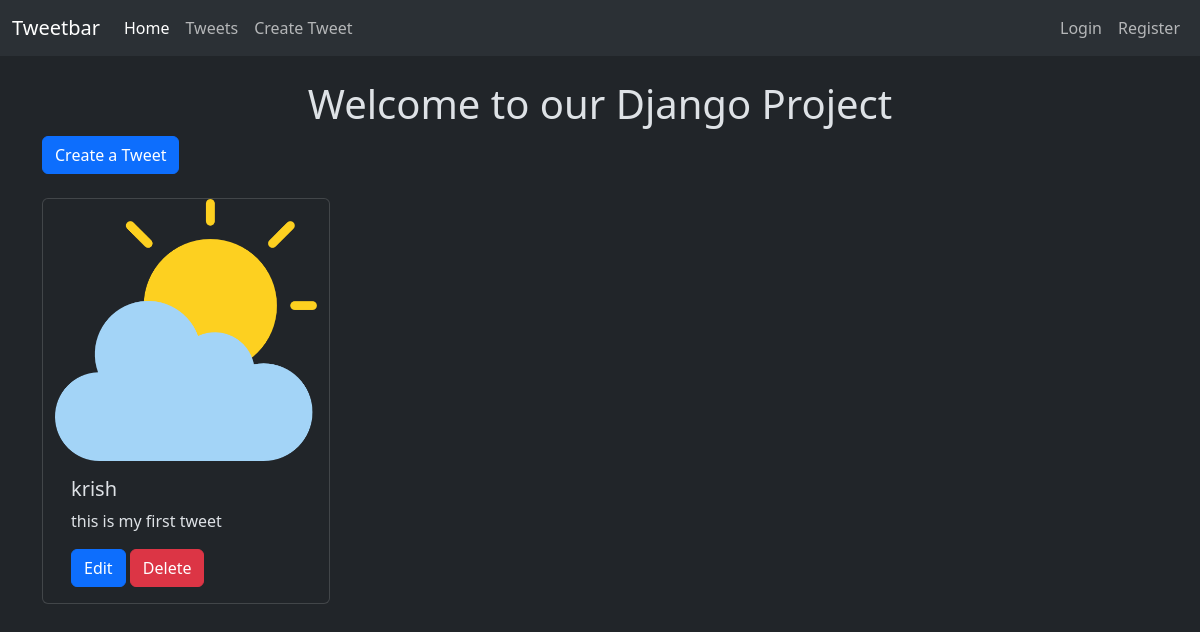
The app's page /tweet/, older data.
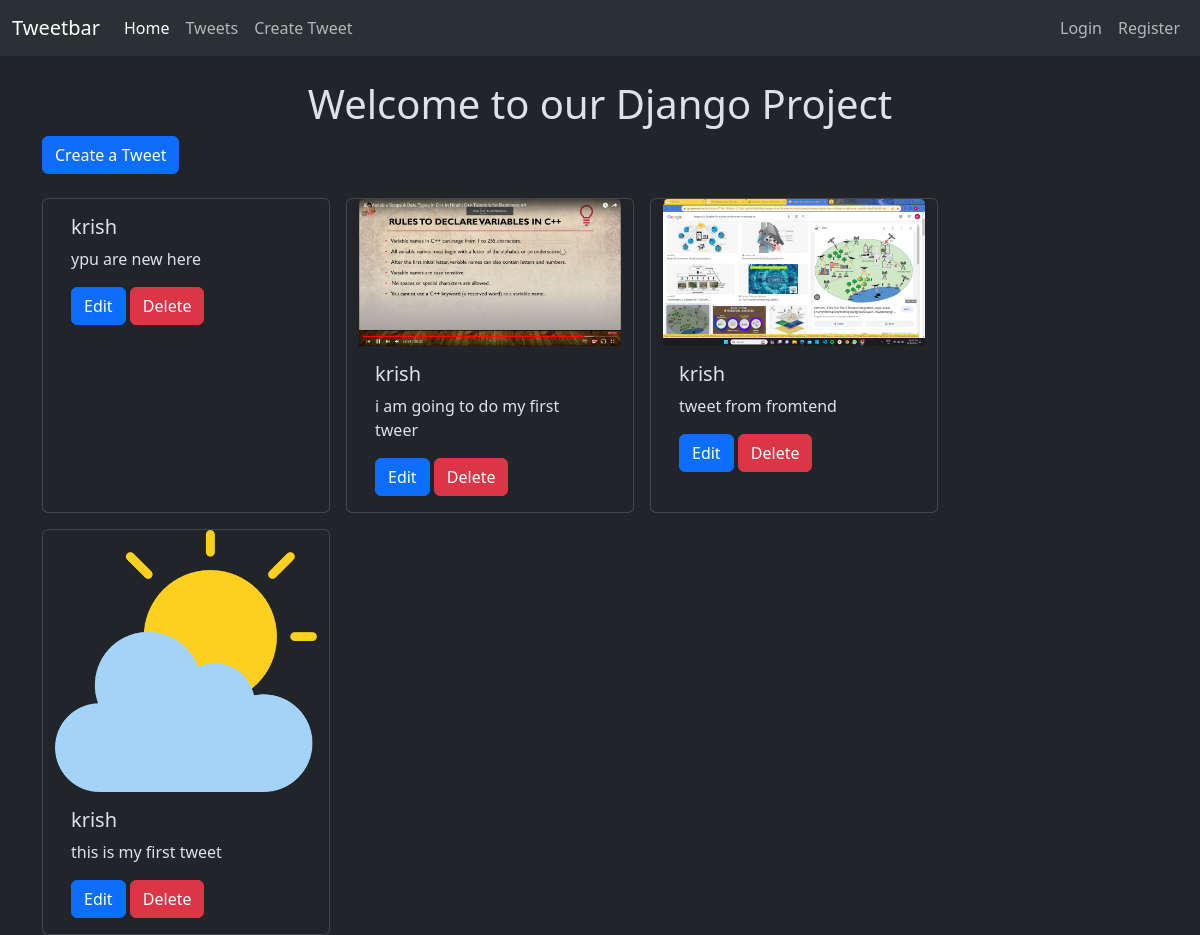
The same page, newer data.
### tweet/models.py (models this page shows, shortened)
class Tweet(models.Model):
    user = models.ForeignKey(User, on_delete=models.CASCADE)
    text = models.TextField(max_length=240)
    photo = models.ImageField(upload_to='images/', blank=True, null=True)
    created_at = models.DateTimeField(auto_now_add=True)
    updated_at = models.DateTimeField(auto_now=True)

### tweet/views.py (the view)
# urls.py: path('tweet/', views.tweet_list, name='tweet_list'),
def tweet_list(request):
    tweets = Tweet.objects.all().order_by('-created_at')  # Assuming 'created_at' is a field in the model
    return render(request, 'tweet_list.html', {'tweets': tweets})

### tweet/templates/tweet_list.html (shortened to what this page needs)
{% extends "layout.html" %}
{% block content %}
    <h1 class="text-center">Welcome to our Django Project</h1>
    <a class="btn btn-primary" href="{% url 'tweet_create' %}">Create a Tweet</a>
    <div class="container row gap-3 mt-4">
        {% for tweet in tweets %}
            <div class="card" style="width: 18rem;">
                {% if tweet.photo %}
                    <img src="{{ tweet.photo.url }}" class="card-img-top" alt="Tweet Image">
                {% endif %}
                <div class="card-body">
                    <h5 class="card-title">{{ tweet.user.username }}</h5>
                    <p class="card-text">{{ tweet.text }}</p>
                    <a href="{% url 'tweet_edit' tweet.id %}" class="btn btn-primary">Edit</a>
                    <a href="{% url 'tweet_delete' tweet.id %}" class="btn btn-danger">Delete</a>
                </div>
            </div>
        {% empty %}
            <p>No tweets available. Be the first to <a href="{% url 'tweet_create' %}">create one</a>!</p>
        {% endfor %}
    </div>
{% endblock %}

### templates/layout.html (shortened to what this page needs)
{% load static %}
<!DOCTYPE html>
<html lang="en" data-bs-theme="dark">
<head>
    <link href="https://cdn.jsdelivr.net/npm/bootstrap@5.3.3/dist/css/bootstrap.min.css" rel="stylesheet">
</head>
<body class="bg-dark">
    <nav class="navbar navbar-expand-lg bg-body-tertiary">
        <div class="container-fluid">
            <a class="navbar-brand" href="{% url 'index' %}">Tweetbar</a>
            <div class="collapse navbar-collapse" id="navbarSupportedContent">
                <ul class="navbar-nav me-auto mb-2 mb-lg-0">
                    <li class="nav-item">
                        <a class="nav-link active" aria-current="page" href="{% url 'index' %}">Home</a>
                    </li>
                    <li class="nav-item">
                        <a class="nav-link" href="{% url 'tweet_list' %}">Tweets</a>
                    </li>
                    <li class="nav-item">
                        <a class="nav-link" href="{% url 'tweet_create' %}">Create Tweet</a>
                    </li>
                </ul>
                <ul class="navbar-nav ms-auto mb-2 mb-lg-0">
                    {% if user.is_authenticated %}
                        <li class="nav-item">
                            <a class="nav-link" href="{% url 'logout' %}">Logout</a>
                        </li>
                    {% else %}
                        <li class="nav-item">
                            <a class="nav-link" href="{% url 'login' %}">Login</a>
                        </li>
                        <li class="nav-item">
                            <a class="nav-link" href="{% url 'register' %}">Register</a>
                        </li>
                    {% endif %}
                </ul>
            </div>
        </div>
    </nav>
    <div class="container mt-4">
        {% block content %}
        {% endblock %}
    </div>
</body>
</html>

Row changes from the older to the newer data that the page shows:
added Tweet: user.username "krish", text "ypu are new here"
added Tweet: photo (picture), user.username "krish", text "i am going to do my first tweer"
added Tweet: photo (picture), user.username "krish", text "tweet from fromtend"
